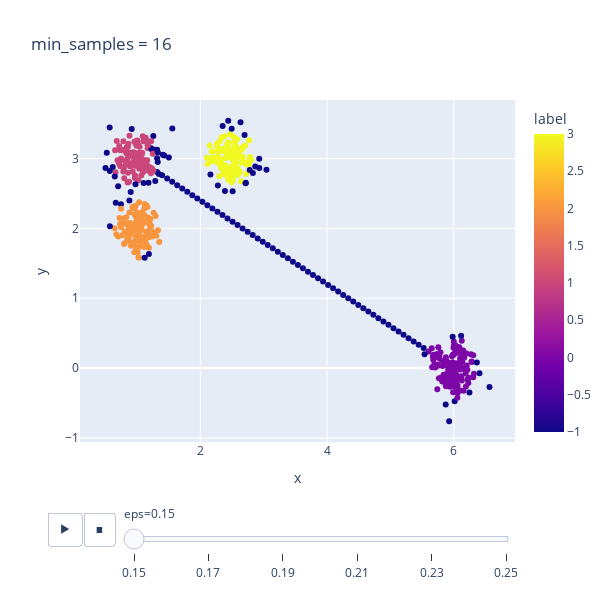

The code cell stored with this chart in its notebook:
### Code cell
DBSCAN_params.plot_min_samples(chosen_min_samples_ranges[2])

### Figure 1 — Plotly figure (JSON) as saved in the notebook; plotly's stock layout.template omitted (floating-point values rounded to 4 significant figures; data arrays with more than 128 entries replaced by an {"elided": "..."} marker saying what was removed)
{"data": [{"hovertemplate": "eps=0.15<br>x=%{x}<br>y=%{y}<br>label=%{marker.color}<extra></extra>", "ids": {"elided": "564 int values"}, "legendgroup": "", "marker": {"color": {"elided": "564 int values"}, "coloraxis": "coloraxis", "symbol": "circle"}, "mode": "markers", "name": "", "orientation": "v", "showlegend": false, "type": "scatter", "x": {"elided": "564 float values"}, "xaxis": "x", "y": {"elided": "564 float values"}, "yaxis": "y"}], "layout": {"coloraxis": {"colorbar": {"title": {"text": "label"}}, "colorscale": [[0, "#0d0887"], [0.1111, "#46039f"], [0.2222, "#7201a8"], [0.3333, "#9c179e"], [0.4444, "#bd3786"], [0.5556, "#d8576b"], [0.6667, "#ed7953"], [0.7778, "#fb9f3a"], [0.8889, "#fdca26"], [1, "#f0f921"]]}, "height": 600, "legend": {"tracegroupgap": 0}, "sliders": [{"active": 0, "currentvalue": {"prefix": "eps="}, "len": 0.9, "pad": {"b": 10, "t": 60}, "steps": [{"args": [["0.15"], {"frame": {"duration": 0, "redraw": false}, "fromcurrent": true, "mode": "immediate", "transition": {"duration": 0, "easing": "linear"}}], "label": "0.15", "method": "animate"}, {"args": [["0.17"], {"frame": {"duration": 0, "redraw": false}, "fromcurrent": true, "mode": "immediate", "transition": {"duration": 0, "easing": "linear"}}], "label": "0.17", "method": "animate"}, {"args": [["0.19"], {"frame": {"duration": 0, "redraw": false}, "fromcurrent": true, "mode": "immediate", "transition": {"duration": 0, "easing": "linear"}}], "label": "0.19", "method": "animate"}, {"args": [["0.21"], {"frame": {"duration": 0, "redraw": false}, "fromcurrent": true, "mode": "immediate", "transition": {"duration": 0, "easing": "linear"}}], "label": "0.21", "method": "animate"}, {"args": [["0.23"], {"frame": {"duration": 0, "redraw": false}, "fromcurrent": true, "mode": "immediate", "transition": {"duration": 0, "easing": "linear"}}], "label": "0.23", "method": "animate"}, {"args": [["0.25"], {"frame": {"duration": 0, "redraw": false}, "fromcurrent": true, "mode": "immediate", "transition": {"duration": 0, "easing": "linear"}}], "label": "0.25", "method": "animate"}], "x": 0.1, "xanchor": "left", "y": 0, "yanchor": "top"}], "title": {"text": "min_samples = 16"}, "updatemenus": [{"buttons": [{"args": [null, {"frame": {"duration": 500, "redraw": false}, "fromcurrent": true, "mode": "immediate", "transition": {"duration": 500, "easing": "linear"}}], "label": "&#9654;", "method": "animate"}, {"args": [[null], {"frame": {"duration": 0, "redraw": false}, "fromcurrent": true, "mode": "immediate", "transition": {"duration": 0, "easing": "linear"}}], "label": "&#9724;", "method": "animate"}], "direction": "left", "pad": {"r": 10, "t": 70}, "showactive": false, "type": "buttons", "x": 0.1, "xanchor": "right", "y": 0, "yanchor": "top"}], "width": 610, "xaxis": {"anchor": "y", "domain": [0, 1], "title": {"text": "x"}}, "yaxis": {"anchor": "x", "domain": [0, 1], "title": {"text": "y"}}}}
